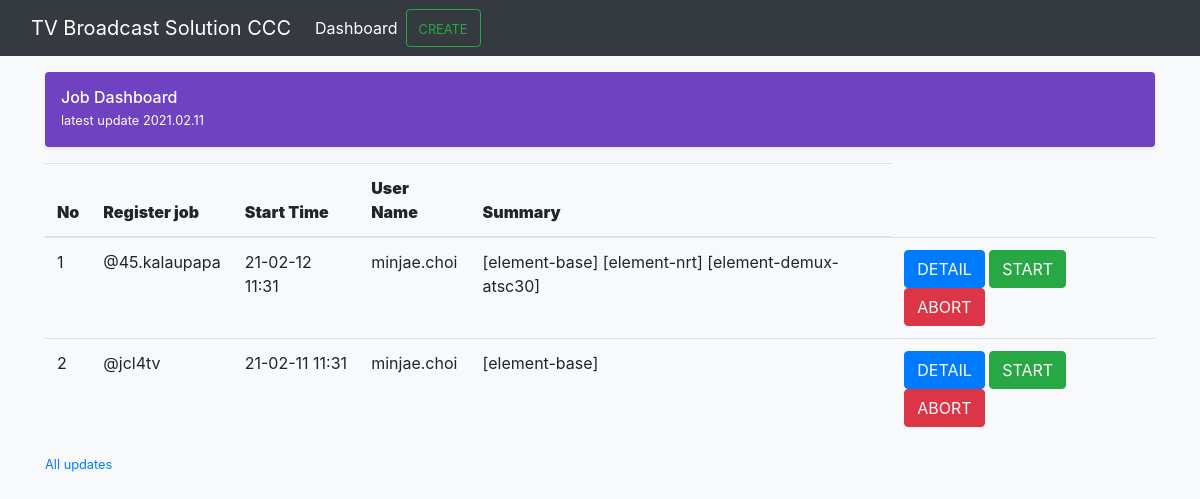
The app's page /CCC/, older data.
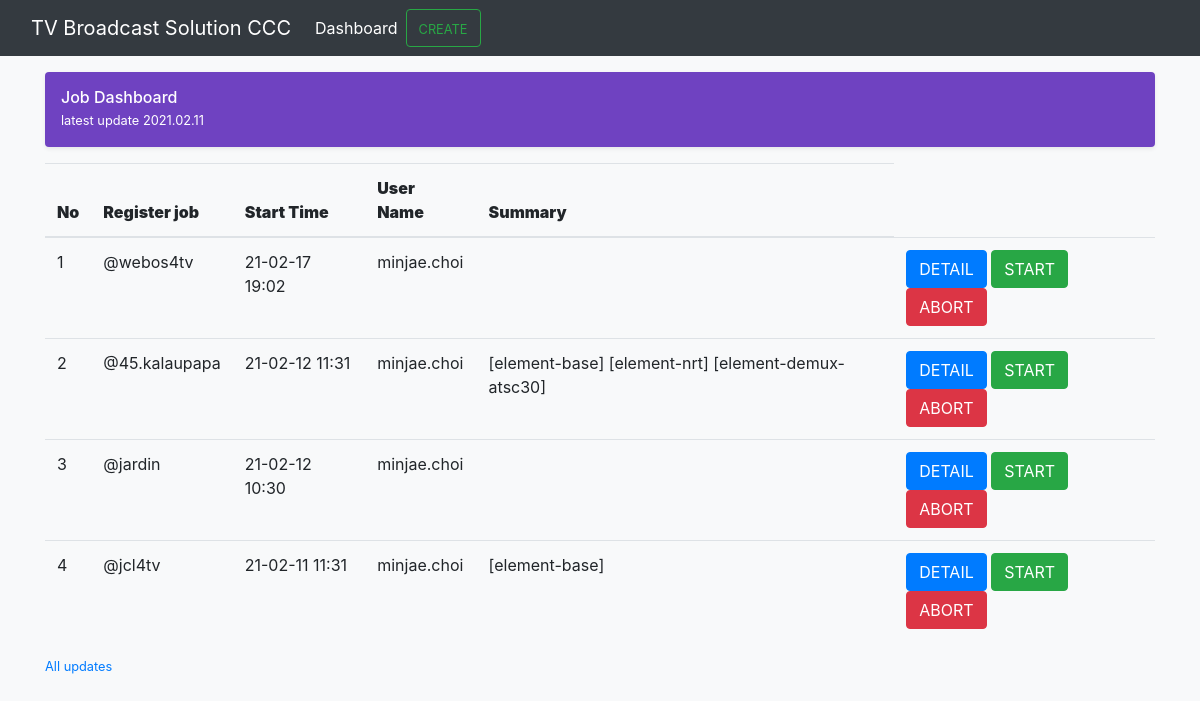
The same page, newer data.
### CCC/models.py (models this page shows, shortened)
class Job(models.Model):
    build_start_time = models.DateTimeField('build start time', default=default_start_time, blank=True)
    branch = models.CharField(max_length=100)

class Module(models.Model):
    job = models.ForeignKey(Job, on_delete=models.CASCADE)
    name = models.CharField(max_length=100)
    tag = models.CharField(max_length=100)
    hash_value = models.CharField(max_length=100)
    def __str__(self):
        return '{}_{}_{}'.format(self.name, self.tag, self.hash_value)

### CCC/views.py (the view)
# urls.py: path('', views.MainView, name='main'),
def MainView(request):
    if request.method == 'GET':
        latest_job_list = Job.objects.all().order_by('-build_start_time')[:15]
        form = JobForm(request.GET)
        context = {
            'latest_job_list': latest_job_list,
            'username': "minjae.choi",
            'form': form
        }
        return render(request, 'main.html', context)
    else:
        form = JobForm(request.POST)
        return HttpResponseRedirect(reverse('CCC:create'))

### CCC/templates/main.html (shortened to what this page needs)
{% extends "base.html" %}
{% load static %}
{% block content %}
<head>
  <link rel="stylesheet" href="{% static 'offcanvas.css' %}">
</head>
<body class="bg-light">
<nav class="navbar navbar-expand-lg fixed-top navbar-dark bg-dark" aria-label="Main navigation">
  <div class="container-fluid">
    <a class="navbar-brand" href="#">TV Broadcast Solution CCC</a>
    <div class="navbar-collapse offcanvas-collapse" id="navbarsExampleDefault">
      <ul class="navbar-nav me-auto mb-2 mb-lg-0">
        <li class="nav-item">
          <a class="nav-link active" aria-current="page" href="#">Dashboard</a>
        </li>
      </ul>
      <a href="" class="btn btn-outline-success" data-toggle="modal" data-target="#createModal">
        <small>CREATE</small>
      </a>
    </div>
    </div>
</nav>
<main class="container">
  <div class="d-flex align-items-center p-3 my-3 text-white bg-purple rounded shadow-sm">
    <div class="lh-1">
      <h1 class="h6 mb-0 text-white lh-1">Job Dashboard</h1>
      <small>latest update 2021.02.11</small>
    </div>
  </div>
  {% if latest_job_list %}
  <table class="table">
      <thead>
          <tr>
              <th scope="col"><b> No </b></th>
              <th scope="col"><b> Register job</b></th>
              <th scope="col"><b> Start Time</b></th>
              <th scope="col"><b> User Name</b></th>
              <th scope="col"><b> Summary </b></th>
          </tr>
      </thead>
      <tbody>
          {% for job in latest_job_list %}
          <tr>
              <td>{{ forloop.counter }}</td>
              <td>{{ job.branch }}</td>
              <td>{{ job.build_start_time | date:'y-m-d H:i' }}</td>
              <td>{{ username }}</td>
              <td>
              {% for module in job.module_set.all|slice:":5" %}
                [{{ module.name }}]
              {% endfor %}
              </td>
              <td>
                <a href="#" class="btn btn-primary" data-toggle="modal" data-target="#detailModal"
                  data-job_branch="{{ job.branch }}"
                  data-job_time="{{ job.build_start_time | date:'y-m-d H:i' }}"
                  data-job_modules=
                    "{% for module in job.module_set.all %}{{module}} {% endfor %}">
                  DETAIL
                </a>
                <a href="{% url 'CCC:start' job.id %}"
                    onclick="return confirm('정말 시작?')"
                    class="btn btn-success">
                    START
                </a>
                <a href="{% url 'CCC:abort' job.id %}"
                    onclick="return confirm('정말 삭제?')"
                    class="btn btn-danger">
                    ABORT
                </a>
              </td>
          </tr>
          {% endfor %}
      </tbody>
    </table>
  {% endif %}
    <small class="d-block text-end mt-3">
      <a href="#">All updates</a>
    </small>
</main>
</body>
{% endblock content %}

### CCC/templates/base.html (shortened to what this page needs)
{% load static %}
<!DOCTYPE html>
<html lang="en">
<head>
    <link rel="stylesheet"
        href="https://stackpath.bootstrapcdn.com/bootstrap/4.3.1/css/bootstrap.min.css"
>
</head>
<body>
    {% block content %} {% endblock %}
</body>
</html>

### CCC/static/offcanvas.css (style rules this page uses)
html, body { overflow-x: hidden; }
body { padding-top: 56px; }
.bg-purple { background-color: #6f42c1; }

Row changes from the older to the newer data that the page shows:
added Job: branch "@webos4tv", build_start_time "21-02-17 19:02", username "minjae.choi"
added Job: branch "@jardin", build_start_time "21-02-12 10:30", username "minjae.choi"
